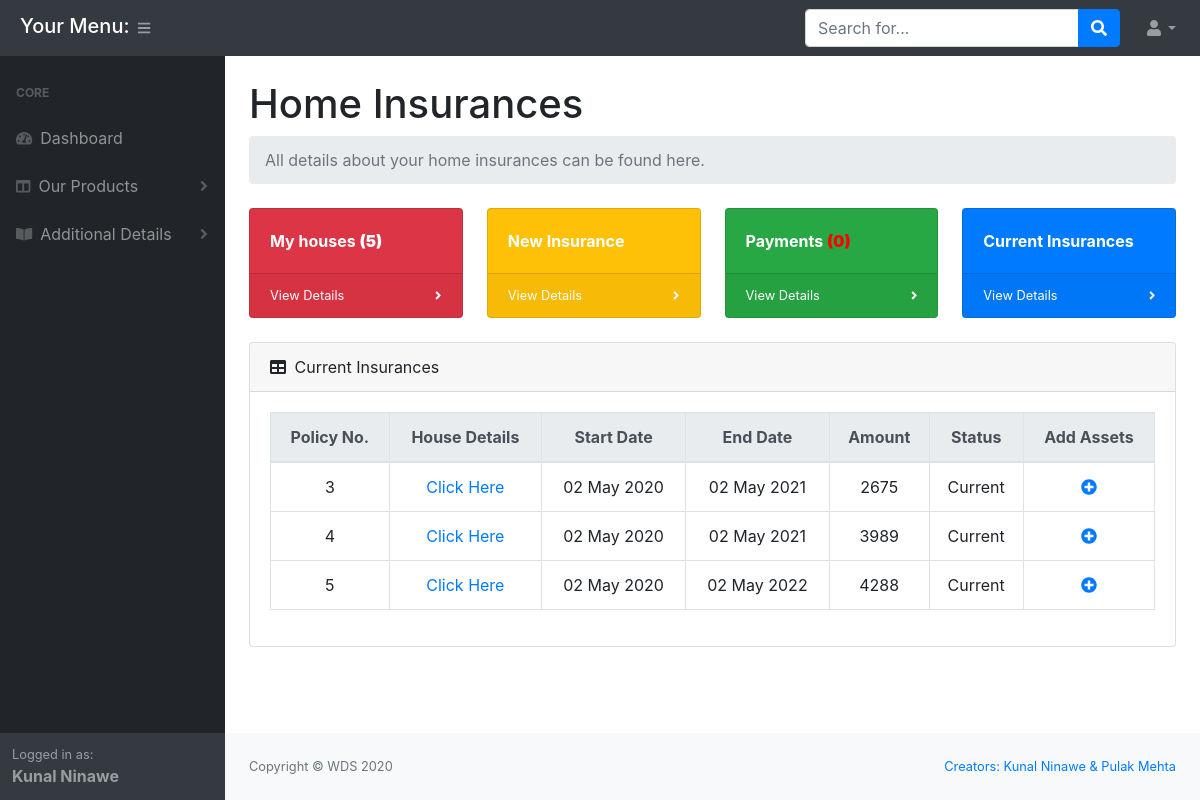
Page /customer/dist/current_ins.php (signed in) on the earlier database version.
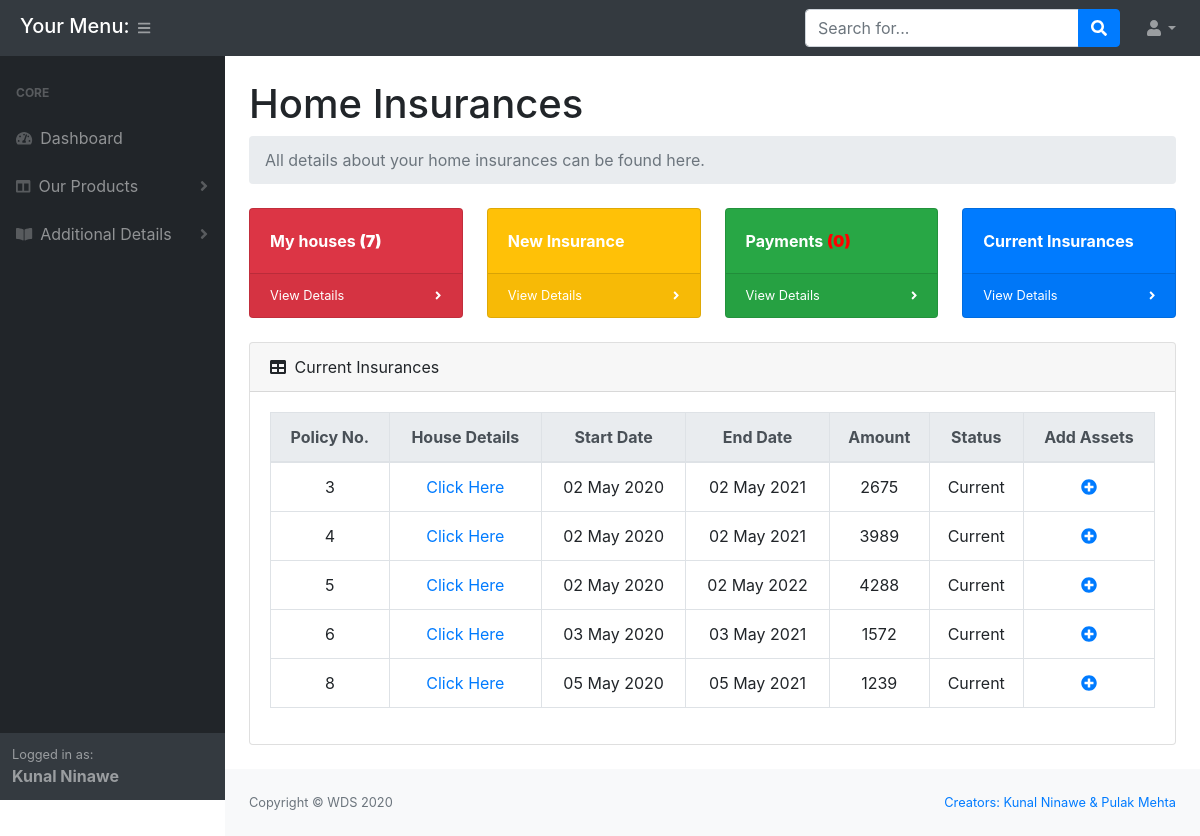
Same page on the later database version.
### tables this page shows
CREATE TABLE IF NOT EXISTS `home_ins` (
  `hinsid` int(11) NOT NULL AUTO_INCREMENT,
  `cust_id` int(11) NOT NULL,
  `start_date` date NOT NULL,
  `end_date` date NOT NULL,
  `total_amount` bigint(13) NOT NULL,
  `status` varchar(1) NOT NULL DEFAULT 'C',
  PRIMARY KEY (`hinsid`)
);

### customer/dist/functions.php (the view, shortened to what the changed rows need)
<?php
	require_once 'db.php';
	function showHomeDetails($email){
		global $conn;
		$email = $_SESSION['email'];
        $res = showUnInsuredHomes($email);
		$sql = "SELECT * from home_details where cust_id=(select cust_id from cust_details where email='$email')";
		$res = mysqli_query($conn,$sql);
		$num_rows = mysqli_num_rows($res);
	    if($num_rows>0){
	    	return $res;
	    }
	    else{
	    	return false;
	    }
	}
	function showUnInsuredHomes($email){
		global $conn;
		$sql = "SELECT * from home_details where hinsid='0' AND cust_id=(select cust_id from cust_details where email='$email')";
		$res = mysqli_query($conn,$sql);
        $num_rows = mysqli_num_rows($res);
	    if($num_rows>0){
	    	return $res;
	    }
	    else{
	    	return false;
	    }
	}
	function getHouseCount($email){
		$res = showHomeDetails($_SESSION['email']);
        if($res==false){
			return 0;
		}
		else{
			return mysqli_num_rows($res);
		}
	}
	function getFormattedDate($time){
        $day=date("d",$time);
        $month=date("M",$time);
        $year=date("Y",$time);
        return ($day." ".$month." ".$year);
	}
	function showHomeInsDetails($email){
		global $conn;
		$sql = "SELECT * FROM home_ins WHERE cust_id=(SELECT cust_id FROM cust_details WHERE email='$email')";
		$query = mysqli_query($conn, $sql);
		$num_rows = mysqli_num_rows($query);
		if($num_rows > 0){
			return $query;
		}
		else{
			return false;
		}
	}

### customer/dist/functions.php (the view, shortened to what the changed rows need)
<?php
	require_once 'db.php';
	function showHomeDetails($email){
		global $conn;
		$email = $_SESSION['email'];
        $res = showUnInsuredHomes($email);
		$sql = "SELECT * from home_details where cust_id=(select cust_id from cust_details where email='$email')";
		$res = mysqli_query($conn,$sql);
		$num_rows = mysqli_num_rows($res);
	    if($num_rows>0){
	    	return $res;
	    }
	    else{
	    	return false;
	    }
	}
	function showUnInsuredHomes($email){
		global $conn;
		$sql = "SELECT * from home_details where hinsid='0' AND cust_id=(select cust_id from cust_details where email='$email')";
		$res = mysqli_query($conn,$sql);
        $num_rows = mysqli_num_rows($res);
	    if($num_rows>0){
	    	return $res;
	    }
	    else{
	    	return false;
	    }
	}
	function getHouseCount($email){
		$res = showHomeDetails($_SESSION['email']);
        if($res==false){
			return 0;
		}
		else{
			return mysqli_num_rows($res);
		}
	}
	function getFormattedDate($time){
        $day=date("d",$time);
        $month=date("M",$time);
        $year=date("Y",$time);
        return ($day." ".$month." ".$year);
	}
	function showHomeInsDetails($email){
		global $conn;
		$sql = "SELECT * FROM home_ins WHERE cust_id=(SELECT cust_id FROM cust_details WHERE email='$email')";
		$query = mysqli_query($conn, $sql);
		$num_rows = mysqli_num_rows($query);
		if($num_rows > 0){
			return $query;
		}
		else{
			return false;
		}
	}

### customer/dist/current_ins.php (shortened to what the changed rows need)
<!DOCTYPE html>
<html>
<head>
</head>
<body class="sb-nav-fixed">
    <?php
    require_once 'header.php';
    ?>
    <div id="layoutSidenav_content">
        <?php
        require_once 'home_ins_header.php';
        ?>
        <?php
        $result1 = showHomeInsDetails($_SESSION['email']);
        ?>
        <div class="home_ins_content">
            <div class="card mb-4">
                <div class="card-body">
                    <div class="table-responsive-lg">
                        <table class="table table-bordered table-hover text-center">
                            <thead class="thead-light">
                                <tr>
                                    <th>Policy No.</th>
                                    <th>House Details</th>
                                    <th>Start Date</th>
                                    <th>End Date</th>
                                    <th>Amount</th>
                                    <th>Status</th>
                                    <th>Add Assets</th>
                                </tr>
                            </thead>
                            <tbody>
                            <?php
                            $result = showHomeInsDetails($_SESSION['email']);
                            if ($result == false) {
                                echo " <tr>
                                        <td colspan='8'>No insurances found. &nbsp;&nbsp;Add some from new insurance portal.</td>
                                      </tr>";
                            } else {
                                while ($row = mysqli_fetch_array($result)) {
                                    if($row['status']=='C'){
                                        $row['status'] = 'Current';
                                    }
                                    else{
                                        $row['status'] = 'Expired';
                                    }
                                    $row['start_date'] = getFormattedDate(strtotime($row['start_date']));
                                    $row['end_date'] = getFormattedDate(strtotime($row['end_date']));
                                    echo "
                                            <tr>
                                                <td>".$row['hinsid']."</td>
                                                <td><a href='#' data-toggle='modal' data-target='#homeDetailsModall".$row['hinsid']."'>Click Here</a></td>
                                                <td>" . $row['start_date'] . "</td>
                                                <td>" . $row['end_date'] . "</td>
                                                <td>" . $row['total_amount'] . "</td>
                                                <td>" . $row['status'] . "</td>
                                                <td><a href='#' data-toggle='modal' data-target='#addAssetModal".$row['hinsid']."'><i class='fas fa-plus-circle'></i></a></td>
                                            </tr>
                                        ";
                                }
                            }
                            ?>
                            </tbody>
                        </table>
                    </div>
                </div>
            </div>
        </div>
    </div>
    </main>
    </div>
</body>
</html>

### customer/dist/home_ins_header.php (shortened to what the changed rows need)
<main>
                    <div class="container-fluid">
                        <h1 class="mt-4">Home Insurances</h1>
                        <div class="row">
                            <div class="col-xl-3 col-md-6">
                                <div class="card bg-danger text-white mb-4" style="font-weight: bold;">
                                    <div class="card-body">My houses <b>(<?php
                                        echo getHouseCount($_SESSION['email']);
                                     ?>)</b></div>
                                </div>
                            </div>
                        </div>

Differences in the rows shown:
added home_ins: hinsid "6", start_date "03 May 2020", end_date "03 May 2021", total_amount "1572", status "Current"
added home_ins: hinsid "8", start_date "05 May 2020", end_date "05 May 2021", total_amount "1239", status "Current"
Other differences:
getHouseCount($_SESSION['email']): "5" → "7"
